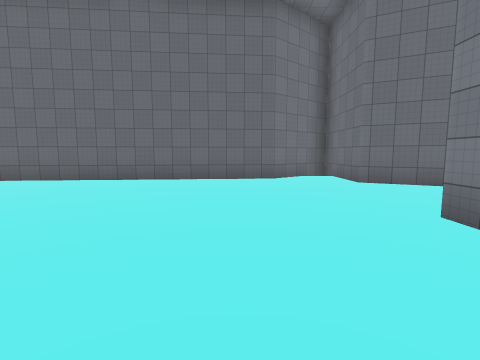
view 1 (above)

12 first-person views from a walk through a scene from a Unity 3-D project. The camera is 1.5 m above the floor, tilts 6° down and sees 85° across. The floor is counted in squares, 2 m on a side. Each view is taken from the middle of a square. On the plan, view 1 faces up. The plan holds only what a view shows up to about 9 squares ahead; the rest is blank. The place goes on beyond the plan. The player character is not drawn. Surface patterns are stand-ins for the level's own textures.

view 2
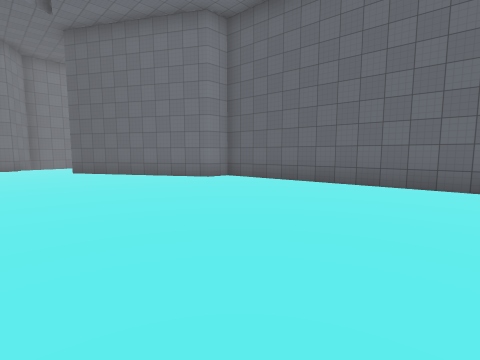

view 3
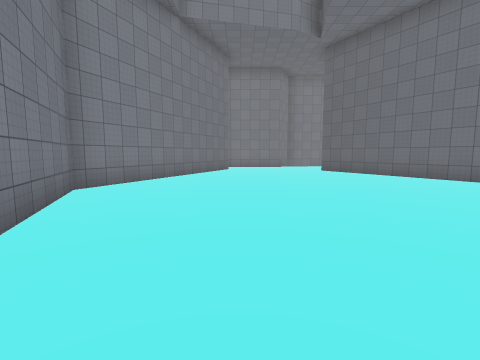

view 4
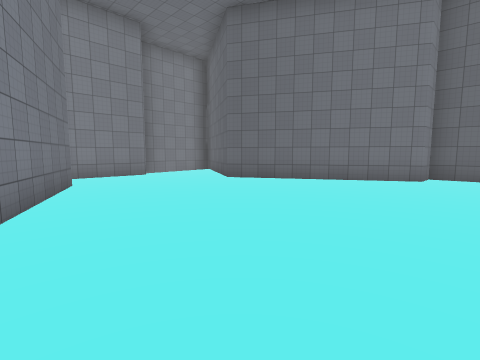

view 5
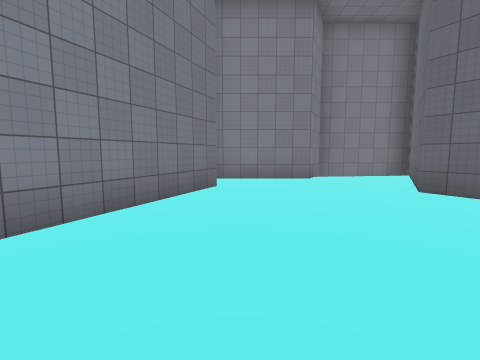

view 6
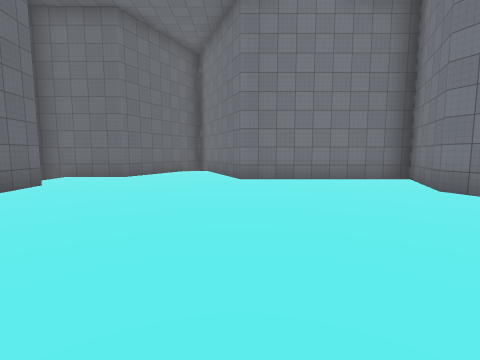

view 7
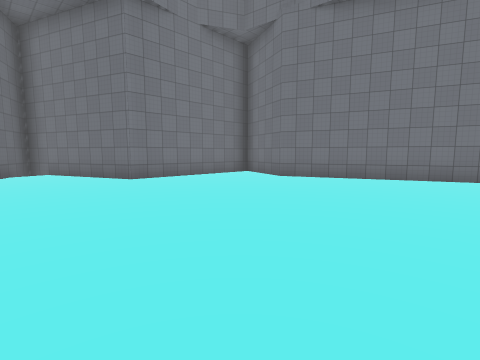

view 8
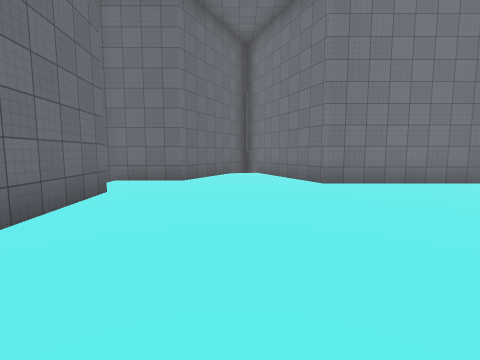

view 9
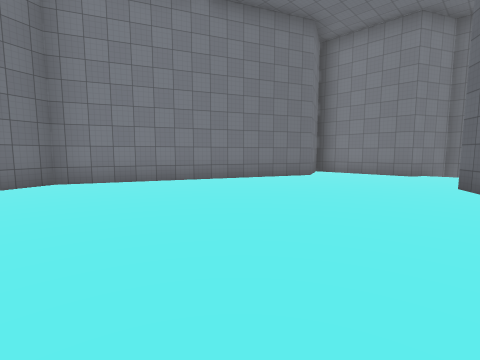

view 10
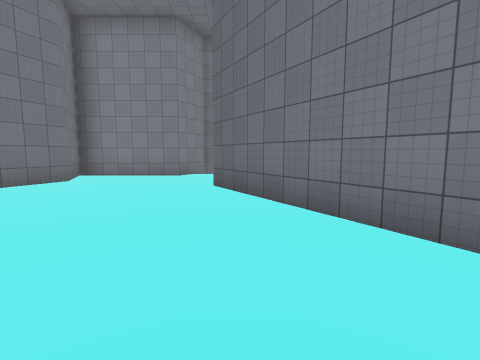

view 11
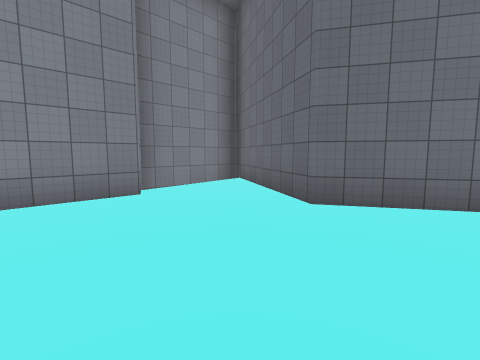

view 12
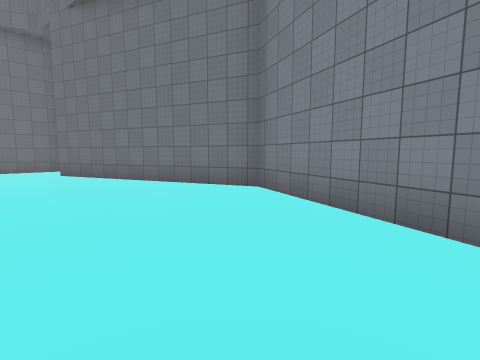

### Floor plan
Points are (right, up) in squares from view 1. A wall is a line through its corners. A room is listed if a view was taken in it or the views show most of it. See-through windows are left out.
Room 1 (views 1, 2, 3, 4, 5, 6, 7, 8, 9, 10, 11, 12)
walls: (-7.4, 6.1) (-11.9, 3.4) (-15.9, 5.7) (-15.9, 2.7) (-14.6, 2) (-14.6, -1.2) (-12.9, -0.5) (-6.2, -3.4) (0, -0.9) (2.3, -1.8) (2.3, 3) (6.7, 4.8) (3, 6.5) (3, 9.1) (1, 7.5) (-7.4, 6.8) (-7.4, 6.1)

Positions as (right, up) in squares from view 1, and headings:
1: (0, 0), facing up
2: (-1, 1), facing up-left
3: (-1, 0), facing left
4: (-6, -2), facing up-left
5: (-7, 0), facing left
6: (-5, 3), facing right
7: (-5, 6), facing down-right
8: (-4, 5), facing right
9: (-5, 4), facing down-left
10: (-6, 4), facing left
11: (-10, 0), facing up-left
12: (-10, 1), facing down-right
